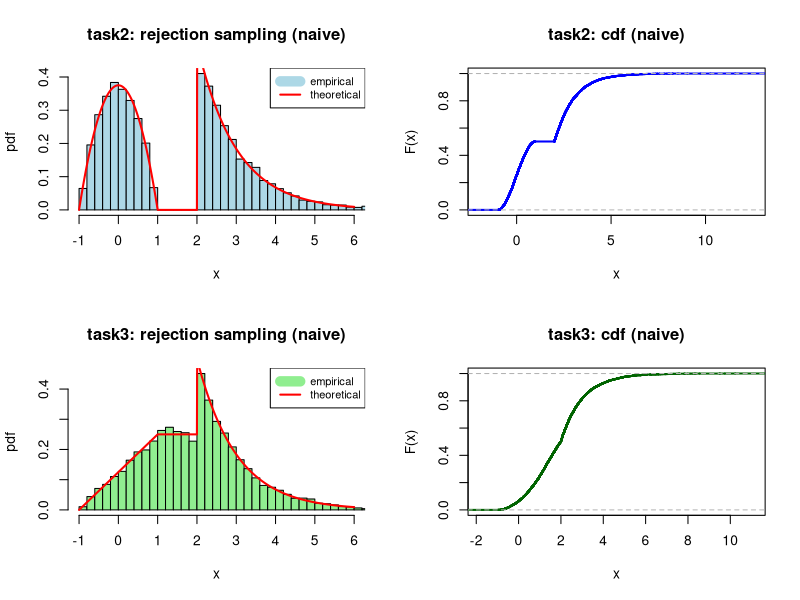

The R source for this figure:
# ============================================================================
# 任务2：拒绝采样实现 - 朴素方法
# ============================================================================

a <- 3 / 8

# 定义 f2(x)（目标分布）
f2 <- function(x) {
  ifelse(x >= -1 & x <= 1, a * (1 - x^2),
         ifelse(x >= 2, 0.5 * exp(-(x - 2)), 0))
}

# 朴素拒绝采样：使用均匀分布作为提议分布
# 为了真正体现"朴素"特性，使用更大的提议范围和更保守的包络常数
rejection_sampling_task2_naive <- function(n = 10000) {
  samples <- numeric(n)
  rejections <- 0
  accepted <- 0
  
  # 朴素方法：使用一个很宽的均匀分布作为提议
  # 范围设为 [-1, 15]，远大于实际需要的范围
  a_range <- -1
  b_range <- 15
  g_density <- 1 / (b_range - a_range)  # = 1/16
  
  # 找到 f2(x) / g(x) 的最大值作为包络常数
  # f2(x) 在 x=0 处达到最大值 3/8
  # 在 x=2 处，指数部分起始值为 0.5
  # 所以 M 应该是 max(f2(x)) / g(x) = 0.5 / (1/16) = 8
  # 这样包络函数 M*g(x) = 8 * (1/16) = 0.5，刚好覆盖 f2(x)
  M <- 8
  
  while(accepted < n) {
    # 从提议分布中采样
    x <- runif(1, a_range, b_range)
    
    # 计算接受概率
    u <- runif(1)
    
    # 接受条件: u <= f(x) / (M * g(x))
    acceptance_prob <- f2(x) / (M * g_density)
    
    if(u <= acceptance_prob) {
      accepted <- accepted + 1
      samples[accepted] <- x
    } else {
      rejections <- rejections + 1
    }
  }
  
  # 输出接受率和总提议次数
  acceptance_rate <- n / (n + rejections)
  cat("task2 - acceptance rate:", round(acceptance_rate, 4), "\n")
  cat("task2 - total proposals:", n + rejections, "\n")
  
  return(samples)
}

# ============================================================================
# 任务3：拒绝采样实现 - 朴素方法
# ============================================================================

f3 <- function(x) {
  ifelse(x >= -1 & x < 1, (1/8) * (x + 1),
         ifelse(x >= 1 & x < 2, 1/4,
                ifelse(x >= 2, 0.5 * exp(-(x - 2)), 0)))
}

# 最朴素的拒绝采样：使用单一的均匀分布作为提议分布
# 为了真正体现"朴素"特性，使用更大的提议范围
rejection_sampling_task3_naive <- function(n = 10000) {
  samples <- numeric(n)
  rejections <- 0
  accepted <- 0
  
  # 朴素方法：使用一个很宽的均匀分布作为提议
  # 范围设为 [-1, 15]
  a_range <- -1
  b_range <- 15
  g_density <- 1 / (b_range - a_range)  # = 1/16
  
  # 找到f3(x)的最大值
  # 在[-1,1)上: max = (1/8) * 2 = 1/4 (在x=1处)
  # 在[1,2)上: f(x) = 1/4
  # 在[2,∞)上: max = 0.5 (在x=2处)
  # 所以全局最大值是 0.5
  # M = max(f3(x)) / g(x) = 0.5 / (1/16) = 8
  M <- 8
  
  while(accepted < n) {
    # 从提议分布采样
    x <- runif(1, a_range, b_range)
    
    # 计算接受概率
    u <- runif(1)
    
    # 接受条件: u <= f(x) / (M * g(x))
    acceptance_prob <- f3(x) / (M * g_density)
    
    if(u <= acceptance_prob) {
      accepted <- accepted + 1
      samples[accepted] <- x
    } else {
      rejections <- rejections + 1
    }
  }
  
  acceptance_rate <- n / (n + rejections)
  cat("task3 - acceptance rate:", round(acceptance_rate, 4), "\n")
  cat("task3 - total proposals:", n + rejections, "\n")
  
  return(samples)
}

# ============================================================================
# 执行模拟与可视化（带时间测量）
# ============================================================================

set.seed(123)
N <- 10000

# 任务2 - 测量运算时间
cat("\n========== 任务2：拒绝采样（朴素方法）==========\n")
time2_reject <- system.time({
  samples2 <- rejection_sampling_task2_naive(N)
})
cat("task2 - computation time:", round(time2_reject[3], 4), "seconds\n")

# 任务3 - 测量运算时间
cat("\n========== 任务3：拒绝采样（朴素方法）==========\n")
time3_reject <- system.time({
  samples3 <- rejection_sampling_task3_naive(N)
})
cat("task3 - computation time:", round(time3_reject[3], 4), "seconds\n")

# ============================================================================
# 统计量总结
# ============================================================================

cat("\n========== summary ==========\n")
cat("task2:\n")
cat("  empirical E:", round(mean(samples2), 4), "\n")
cat("  empirical D:", round(var(samples2), 4), "\n")
cat("  time:", round(time2_reject[3], 4), "s\n")

cat("\ntask3:\n")
cat("  empirical E:", round(mean(samples3), 4), "\n")
cat("  empirical D:", round(var(samples3), 4), "\n")
cat("  time:", round(time3_reject[3], 4), "s\n")

# ============================================================================
# 保存图像为 R_reject_naive.pdf
# ============================================================================

pdf("R_reject_naive.pdf", width = 10, height = 8)

par(mfrow = c(2, 2))

# 任务2 - 密度
hist(samples2, breaks = 50, freq = FALSE, main = "task2: rejection sampling (naive)",
     xlab = "x", ylab = "pdf", col = "lightblue", xlim = c(-1, 6))
x_seq <- seq(-1, 6, length.out = 1000)
lines(x_seq, sapply(x_seq, f2), col = "red", lwd = 2)
legend("topright", c("empirical", "theoretical"), 
       col = c("lightblue", "red"), lwd = c(10, 2), cex = 0.8)

# 任务2 - CDF
plot(ecdf(samples2), main = "task2: cdf (naive)",
     xlab = "x", ylab = "F(x)", col = "blue", lwd = 2)

# 任务3 - 密度
hist(samples3, breaks = 50, freq = FALSE, main = "task3: rejection sampling (naive)",
     xlab = "x", ylab = "pdf", col = "lightgreen", xlim = c(-1, 6))
x_seq <- seq(-1, 6, length.out = 1000)
lines(x_seq, sapply(x_seq, f3), col = "red", lwd = 2)
legend("topright", c("empirical", "theoretical"), 
       col = c("lightgreen", "red"), lwd = c(10, 2), cex = 0.8)

# 任务3 - CDF
plot(ecdf(samples3), main = "task3: cdf (naive)",
     xlab = "x", ylab = "F(x)", col = "darkgreen", lwd = 2)

dev.off()
cat("\n✅ 图像已保存为文件: R_reject_naive.pdf\n")